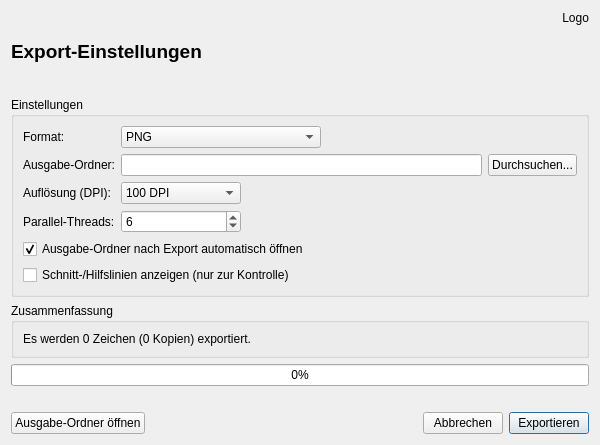
<?xml version="1.0" encoding="UTF-8"?>
<ui version="4.0">
 <class>ExportDialog</class>
 <widget class="QDialog" name="ExportDialog">
  <property name="geometry">
   <rect>
    <x>0</x>
    <y>0</y>
    <width>600</width>
    <height>400</height>
   </rect>
  </property>
  <property name="windowTitle">
   <string>Export</string>
  </property>
  <layout class="QVBoxLayout" name="verticalLayout">
   <item>
    <layout class="QHBoxLayout" name="horizontalLayout_info_logo">
     <item>
      <widget class="QLabel" name="label_info">
       <property name="text">
        <string>Export-Einstellungen</string>
       </property>
       <property name="styleSheet">
        <string notr="true">font-weight: bold; font-size: 14pt;</string>
       </property>
      </widget>
     </item>
     <item>
      <spacer name="horizontalSpacer_logo">
       <property name="orientation">
        <enum>Qt::Horizontal</enum>
       </property>
       <property name="sizeHint" stdset="0">
        <size>
         <width>40</width>
         <height>20</height>
        </size>
       </property>
      </spacer>
     </item>
     <item>
      <widget class="QLabel" name="label_logo">
       <property name="text">
        <string>Logo</string>
       </property>
       <property name="alignment">
        <set>Qt::AlignTop|Qt::AlignRight</set>
       </property>
       <property name="scaledContents">
        <bool>true</bool>
       </property>
       <property name="sizePolicy">
        <sizepolicy hsizetype="Fixed" vsizetype="Fixed">
         <horstretch>0</horstretch>
         <verstretch>0</verstretch>
        </sizepolicy>
       </property>
       <property name="minimumSize">
        <size>
         <width>80</width>
         <height>80</height>
        </size>
       </property>
       <property name="maximumSize">
        <size>
         <width>80</width>
         <height>80</height>
        </size>
       </property>
      </widget>
     </item>
    </layout>
   </item>
   <item>
    <widget class="QGroupBox" name="groupBox_settings">
     <property name="title">
      <string>Einstellungen</string>
     </property>
     <layout class="QFormLayout" name="formLayout">
      <item row="0" column="0">
       <widget class="QLabel" name="label_format">
        <property name="text">
         <string>Format:</string>
        </property>
       </widget>
      </item>
      <item row="0" column="1">
       <widget class="QComboBox" name="combo_format">
        <property name="minimumSize">
         <size>
          <width>200</width>
          <height>0</height>
         </size>
        </property>
        <property name="maximumSize">
         <size>
          <width>200</width>
          <height>16777215</height>
         </size>
        </property>
        <item>
         <property name="text">
          <string>PNG</string>
         </property>
        </item>
        <item>
         <property name="text">
          <string>PDF - Einzelzeichen</string>
         </property>
        </item>
        <item>
         <property name="text">
          <string>PDF - Schnittbogen (A4)</string>
         </property>
        </item>
       </widget>
      </item>
      <item row="1" column="0">
       <widget class="QLabel" name="label_ausgabe_ordner">
        <property name="text">
         <string>Ausgabe-Ordner:</string>
        </property>
       </widget>
      </item>
      <item row="1" column="1">
       <layout class="QHBoxLayout" name="horizontalLayout_ordner">
        <item>
         <widget class="QLineEdit" name="line_ausgabe_ordner">
          <property name="readOnly">
           <bool>true</bool>
          </property>
         </widget>
        </item>
        <item>
         <widget class="QPushButton" name="btn_ordner_waehlen">
          <property name="text">
           <string>Durchsuchen...</string>
          </property>
         </widget>
        </item>
       </layout>
      </item>
      <item row="2" column="0">
       <widget class="QLabel" name="label_dpi">
        <property name="text">
         <string>Auflösung (DPI):</string>
        </property>
       </widget>
      </item>
      <item row="2" column="1">
       <widget class="QComboBox" name="combo_dpi">
        <property name="minimumSize">
         <size>
          <width>120</width>
          <height>0</height>
         </size>
        </property>
        <property name="maximumSize">
         <size>
          <width>120</width>
          <height>16777215</height>
         </size>
        </property>
        <item>
         <property name="text">
          <string>100 DPI</string>
         </property>
        </item>
        <item>
         <property name="text">
          <string>150 DPI</string>
         </property>
        </item>
        <item>
         <property name="text">
          <string>200 DPI</string>
         </property>
        </item>
        <item>
         <property name="text">
          <string>300 DPI</string>
         </property>
        </item>
        <item>
         <property name="text">
          <string>450 DPI</string>
         </property>
        </item>
        <item>
         <property name="text">
          <string>600 DPI</string>
         </property>
        </item>
       </widget>
      </item>
      <item row="3" column="0">
       <widget class="QLabel" name="label_threads">
        <property name="text">
         <string>Parallel-Threads:</string>
        </property>
       </widget>
      </item>
      <item row="3" column="1">
       <widget class="QSpinBox" name="spin_threads">
        <property name="minimumSize">
         <size>
          <width>120</width>
          <height>0</height>
         </size>
        </property>
        <property name="maximumSize">
         <size>
          <width>120</width>
          <height>16777215</height>
         </size>
        </property>
        <property name="minimum">
         <number>1</number>
        </property>
        <property name="maximum">
         <number>32</number>
        </property>
        <property name="value">
         <number>6</number>
        </property>
       </widget>
      </item>
      <item row="4" column="0" colspan="2">
       <widget class="QCheckBox" name="check_ordner_oeffnen">
        <property name="text">
         <string>Ausgabe-Ordner nach Export automatisch öffnen</string>
        </property>
        <property name="checked">
         <bool>true</bool>
        </property>
       </widget>
      </item>
      <item row="5" column="0" colspan="2">
       <widget class="QCheckBox" name="chk_schnittlinien">
        <property name="text">
         <string>Schnitt-/Hilfslinien anzeigen (nur zur Kontrolle)</string>
        </property>
        <property name="checked">
         <bool>false</bool>
        </property>
       </widget>
      </item>
     </layout>
    </widget>
   </item>
   <item>
    <widget class="QGroupBox" name="groupBox_info">
     <property name="title">
      <string>Zusammenfassung</string>
     </property>
     <layout class="QVBoxLayout" name="verticalLayout_2">
      <item>
       <widget class="QLabel" name="label_zusammenfassung">
        <property name="text">
         <string>Es werden 0 Zeichen (0 Kopien) exportiert.</string>
        </property>
       </widget>
      </item>
     </layout>
    </widget>
   </item>
   <item>
    <widget class="QProgressBar" name="progress_bar">
     <property name="value">
      <number>0</number>
     </property>
     <property name="visible">
      <bool>false</bool>
     </property>
    </widget>
   </item>
   <item>
    <widget class="QLabel" name="label_status">
     <property name="text">
      <string/>
     </property>
     <property name="visible">
      <bool>false</bool>
     </property>
    </widget>
   </item>
   <item>
    <spacer name="verticalSpacer">
     <property name="orientation">
      <enum>Qt::Vertical</enum>
     </property>
     <property name="sizeHint" stdset="0">
      <size>
       <width>20</width>
       <height>40</height>
      </size>
     </property>
    </spacer>
   </item>
   <item>
    <layout class="QHBoxLayout" name="horizontalLayout_buttons">
     <item>
      <widget class="QPushButton" name="btn_ordner_oeffnen_nach_export">
       <property name="text">
        <string>Ausgabe-Ordner öffnen</string>
       </property>
       <property name="visible">
        <bool>false</bool>
       </property>
      </widget>
     </item>
     <item>
      <spacer name="horizontalSpacer">
       <property name="orientation">
        <enum>Qt::Horizontal</enum>
       </property>
       <property name="sizeHint" stdset="0">
        <size>
         <width>40</width>
         <height>20</height>
        </size>
       </property>
      </spacer>
     </item>
     <item>
      <widget class="QPushButton" name="btn_abbrechen">
       <property name="text">
        <string>Abbrechen</string>
       </property>
      </widget>
     </item>
     <item>
      <widget class="QPushButton" name="btn_exportieren">
       <property name="text">
        <string>Exportieren</string>
       </property>
       <property name="default">
        <bool>true</bool>
       </property>
       <property name="autoDefault">
        <bool>true</bool>
       </property>
      </widget>
     </item>
    </layout>
   </item>
  </layout>
 </widget>
 <resources/>
 <connections/>
</ui>
